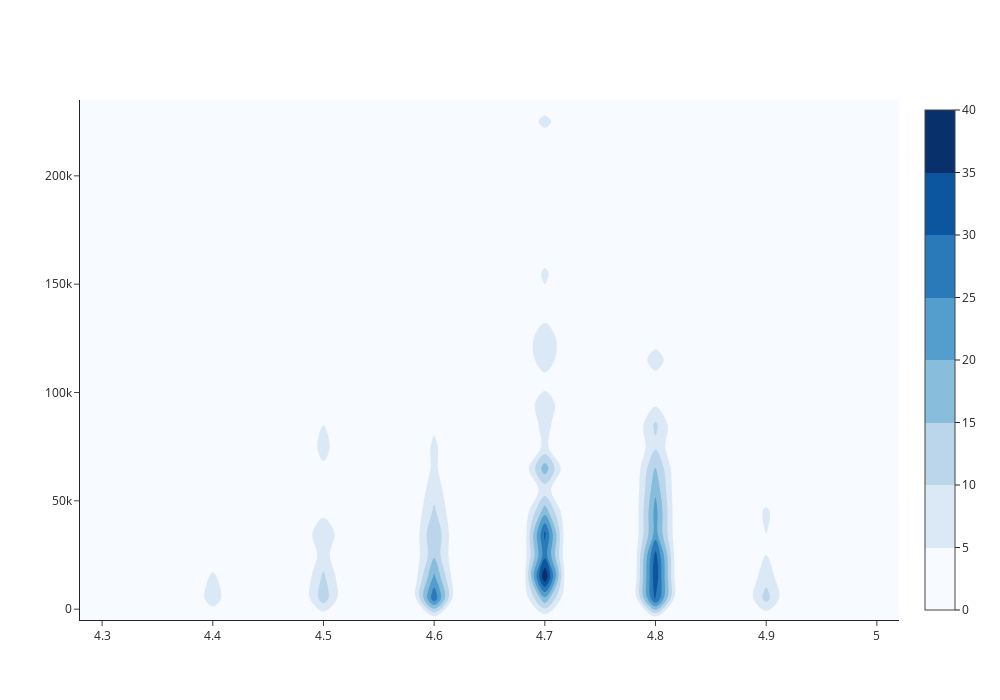

The notebook cell this image was saved under:
### Code cell
fig = go.Figure()

# Add the contour plot with explicit control over bins
fig.add_trace(go.Histogram2dContour(
    x=df_cleaned['course_rating'],
    y=df_cleaned['course_students_enrolled'],
    colorscale="Blues",
    contours=dict(
        coloring='fill',
        showlines=False  # Disable lines, if you want only filled contours
    ),
    nbinsx=40,  # Number of bins for x-axis (course_rating)
    nbinsy=40   # Number of bins for y-axis (course_students_enrolled)
))

# Add color bar for better visual understanding
fig.update_layout(
    template="simple_white",
    width=1000,
    height=700,
    coloraxis_colorbar=dict(
        title="Density",
        titleside="right"
    )
)

# Show plot
fig.show()

### Figure 1 — Plotly figure (JSON) as saved in the notebook; plotly's stock layout.template omitted (floating-point values rounded to 4 significant figures; data arrays with more than 128 entries replaced by an {"elided": "..."} marker saying what was removed)
{"data": [{"colorscale": [[0, "rgb(247,251,255)"], [0.125, "rgb(222,235,247)"], [0.25, "rgb(198,219,239)"], [0.375, "rgb(158,202,225)"], [0.5, "rgb(107,174,214)"], [0.625, "rgb(66,146,198)"], [0.75, "rgb(33,113,181)"], [0.875, "rgb(8,81,156)"], [1, "rgb(8,48,107)"]], "contours": {"coloring": "fill", "showlines": false}, "nbinsx": 40, "nbinsy": 40, "type": "histogram2dcontour", "x": {"elided": "797 float values"}, "y": {"elided": "797 int values"}}], "layout": {"coloraxis": {"colorbar": {"title": {"side": "right", "text": "Density"}}}, "height": 700, "width": 1000}}
